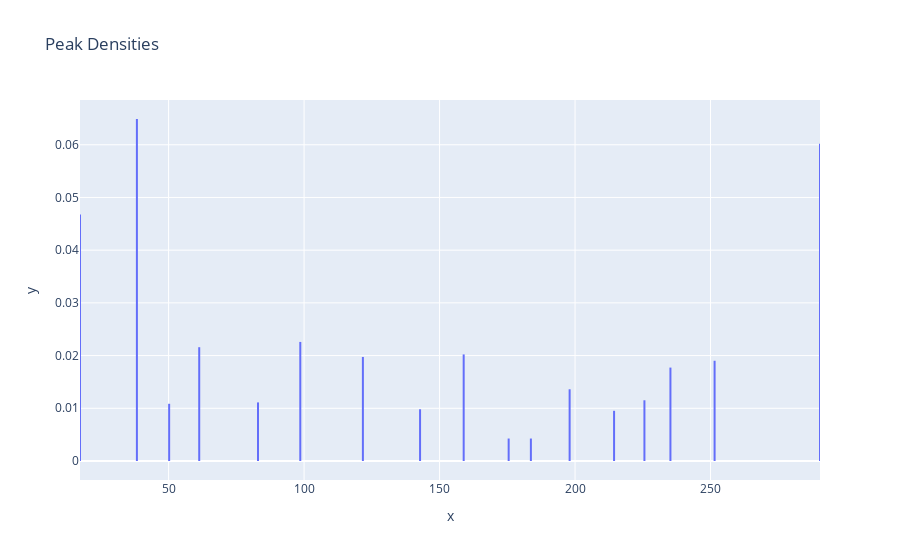

The cell this chart's notebook holds for it:
### Code cell
from scipy.signal import find_peaks
import plotly.express as px
import pandas as pd
import numpy as np

# Assuming 'log_density' and 'ticks' are defined
peaks = find_peaks(log_density)[0]

# Create a pandas DataFrame, which is the standard input for plotly.express
df = pd.DataFrame({
    'time': ticks.flatten()[peaks],
    'density': np.exp(log_density.flatten()[peaks])
})

stem_x = [v for t in df['time'] for v in (t, t, None)]
stem_y = [v for s in df['density'] for v in (0, s, None)]

# Create a bar chart that looks like a stem plot
fig = px.line(x=stem_x, y=stem_y, title="Peak Densities")

fig.show()

### Figure 1 — Plotly figure (JSON) as saved in the notebook; plotly's stock layout.template omitted (floating-point values rounded to 4 significant figures)
{"data": [{"hovertemplate": "x=%{x}<br>y=%{y}<extra></extra>", "legendgroup": "", "line": {"color": "#636efa", "dash": "solid"}, "marker": {"symbol": "circle"}, "mode": "lines", "name": "", "orientation": "v", "showlegend": false, "type": "scatter", "x": [17.3, 17.3, NaN, 38.3, 38.3, NaN, 50.2, 50.2, NaN, 61.3, 61.3, NaN, 83.0, 83.0, NaN, 98.6, 98.6, NaN, 121.7, 121.7, NaN, 142.8, 142.8, NaN, 158.9, 158.9, NaN, 175.5, 175.5, NaN, 183.7, 183.7, NaN, 198.0, 198.0, NaN, 214.4, 214.4, NaN, 225.6, 225.6, NaN, 235.2, 235.2, NaN, 251.5, 251.5, NaN, 290.4, 290.4, NaN], "xaxis": "x", "y": [0.0, 0.04674, NaN, 0.0, 0.06488, NaN, 0.0, 0.01086, NaN, 0.0, 0.02159, NaN, 0.0, 0.01112, NaN, 0.0, 0.02259, NaN, 0.0, 0.01974, NaN, 0.0, 0.009812, NaN, 0.0, 0.02022, NaN, 0.0, 0.004265, NaN, 0.0, 0.004263, NaN, 0.0, 0.01361, NaN, 0.0, 0.009522, NaN, 0.0, 0.01152, NaN, 0.0, 0.01772, NaN, 0.0, 0.01902, NaN, 0.0, 0.0602, NaN], "yaxis": "y"}], "layout": {"legend": {"tracegroupgap": 0}, "title": {"text": "Peak Densities"}, "xaxis": {"anchor": "y", "domain": [0, 1], "title": {"text": "x"}}, "yaxis": {"anchor": "x", "domain": [0, 1], "title": {"text": "y"}}}}
